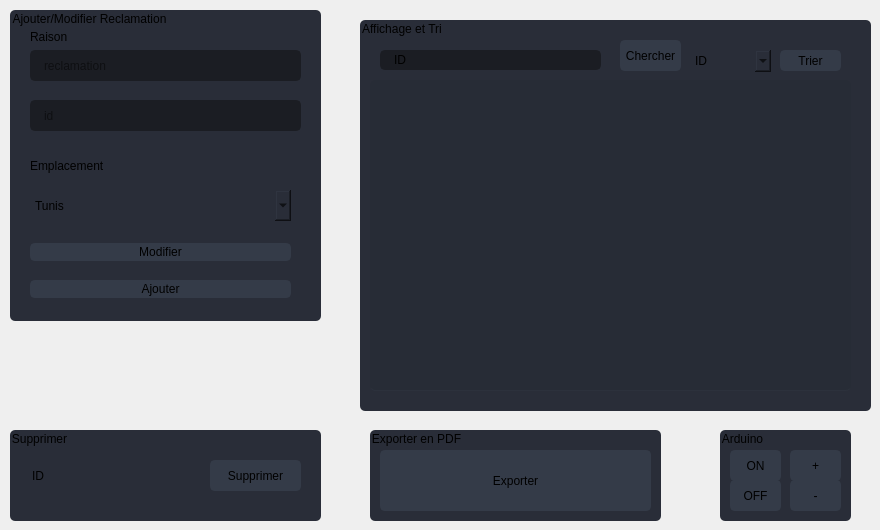
        <widget class="QWidget" name="page_3">
         <widget class="QGroupBox" name="groupBox_5">
          <property name="geometry">
           <rect>
            <x>720</x>
            <y>430</y>
            <width>131</width>
            <height>91</height>
           </rect>
          </property>
          <property name="styleSheet">
           <string notr="true">background-color: rgb(41, 45, 56);
border-radius: 5px;
</string>
          </property>
          <property name="title">
           <string>Arduino</string>
          </property>
          <widget class="QPushButton" name="ArduinoON">
           <property name="geometry">
            <rect>
             <x>10</x>
             <y>20</y>
             <width>51</width>
             <height>31</height>
            </rect>
           </property>
           <property name="styleSheet">
            <string notr="true">QPushButton {
	border: 2px solid rgb(52, 59, 72);
	border-radius: 5px;	
	background-color: rgb(52, 59, 72);
}
QPushButton:hover {
	background-color: rgb(57, 65, 80);
	border: 2px solid rgb(61, 70, 86);
}
QPushButton:pressed {	
	background-color: rgb(35, 40, 49);
	border: 2px solid rgb(43, 50, 61);
}</string>
           </property>
           <property name="text">
            <string>ON</string>
           </property>
          </widget>
          <widget class="QPushButton" name="ArduinoOFF">
           <property name="geometry">
            <rect>
             <x>10</x>
             <y>50</y>
             <width>51</width>
             <height>31</height>
            </rect>
           </property>
           <property name="styleSheet">
            <string notr="true">QPushButton {
	border: 2px solid rgb(52, 59, 72);
	border-radius: 5px;	
	background-color: rgb(52, 59, 72);
}
QPushButton:hover {
	background-color: rgb(57, 65, 80);
	border: 2px solid rgb(61, 70, 86);
}
QPushButton:pressed {	
	background-color: rgb(35, 40, 49);
	border: 2px solid rgb(43, 50, 61);
}</string>
           </property>
           <property name="text">
            <string>OFF</string>
           </property>
          </widget>
          <widget class="QPushButton" name="ArduinoPLUS">
           <property name="geometry">
            <rect>
             <x>70</x>
             <y>20</y>
             <width>51</width>
             <height>31</height>
            </rect>
           </property>
           <property name="styleSheet">
            <string notr="true">QPushButton {
	border: 2px solid rgb(52, 59, 72);
	border-radius: 5px;	
	background-color: rgb(52, 59, 72);
}
QPushButton:hover {
	background-color: rgb(57, 65, 80);
	border: 2px solid rgb(61, 70, 86);
}
QPushButton:pressed {	
	background-color: rgb(35, 40, 49);
	border: 2px solid rgb(43, 50, 61);
}</string>
           </property>
           <property name="text">
            <string>+</string>
           </property>
          </widget>
          <widget class="QPushButton" name="ArduinoMOIN">
           <property name="geometry">
            <rect>
             <x>70</x>
             <y>50</y>
             <width>51</width>
             <height>31</height>
            </rect>
           </property>
           <property name="styleSheet">
            <string notr="true">QPushButton {
	border: 2px solid rgb(52, 59, 72);
	border-radius: 5px;	
	background-color: rgb(52, 59, 72);
}
QPushButton:hover {
	background-color: rgb(57, 65, 80);
	border: 2px solid rgb(61, 70, 86);
}
QPushButton:pressed {	
	background-color: rgb(35, 40, 49);
	border: 2px solid rgb(43, 50, 61);
}</string>
           </property>
           <property name="text">
            <string>-</string>
           </property>
          </widget>
         </widget>
         <widget class="QGroupBox" name="groupBox_4">
          <property name="geometry">
           <rect>
            <x>370</x>
            <y>430</y>
            <width>291</width>
            <height>91</height>
           </rect>
          </property>
          <property name="styleSheet">
           <string notr="true">background-color: rgb(41, 45, 56);
border-radius: 5px;
</string>
          </property>
          <property name="title">
           <string>Exporter en PDF</string>
          </property>
          <widget class="QPushButton" name="export_reclam">
           <property name="geometry">
            <rect>
             <x>10</x>
             <y>20</y>
             <width>271</width>
             <height>61</height>
            </rect>
           </property>
           <property name="styleSheet">
            <string notr="true">QPushButton {
	border: 2px solid rgb(52, 59, 72);
	border-radius: 5px;	
	background-color: rgb(52, 59, 72);
}
QPushButton:hover {
	background-color: rgb(57, 65, 80);
	border: 2px solid rgb(61, 70, 86);
}
QPushButton:pressed {	
	background-color: rgb(35, 40, 49);
	border: 2px solid rgb(43, 50, 61);
}</string>
           </property>
           <property name="text">
            <string>Exporter</string>
           </property>
          </widget>
         </widget>
         <widget class="QGroupBox" name="groupBox">
          <property name="geometry">
           <rect>
            <x>10</x>
            <y>10</y>
            <width>311</width>
            <height>311</height>
           </rect>
          </property>
          <property name="styleSheet">
           <string notr="true">background-color: rgb(41, 45, 56);
border-radius: 5px;
</string>
          </property>
          <property name="title">
           <string>Ajouter/Modifier Reclamation</string>
          </property>
          <widget class="QLineEdit" name="le_reclamation">
           <property name="geometry">
            <rect>
             <x>20</x>
             <y>40</y>
             <width>271</width>
             <height>31</height>
            </rect>
           </property>
           <property name="styleSheet">
            <string notr="true">QLineEdit {
	background-color: rgb(27, 29, 35);
	border-radius: 5px;
	border: 2px solid rgb(27, 29, 35);
	padding-left: 10px;
}
QLineEdit:hover {
	border: 2px solid rgb(64, 71, 88);
}
QLineEdit:focus {
	border: 2px solid rgb(91, 101, 124);
}</string>
           </property>
           <property name="text">
            <string/>
           </property>
           <property name="placeholderText">
            <string>reclamation</string>
           </property>
          </widget>
          <widget class="QLineEdit" name="le_idreclam">
           <property name="geometry">
            <rect>
             <x>20</x>
             <y>90</y>
             <width>271</width>
             <height>31</height>
            </rect>
           </property>
           <property name="styleSheet">
            <string notr="true">QLineEdit {
	background-color: rgb(27, 29, 35);
	border-radius: 5px;
	border: 2px solid rgb(27, 29, 35);
	padding-left: 10px;
}
QLineEdit:hover {
	border: 2px solid rgb(64, 71, 88);
}
QLineEdit:focus {
	border: 2px solid rgb(91, 101, 124);
}</string>
           </property>
           <property name="text">
            <string/>
           </property>
           <property name="placeholderText">
            <string>id</string>
           </property>
          </widget>
          <widget class="QLabel" name="label_7">
           <property name="geometry">
            <rect>
             <x>20</x>
             <y>140</y>
             <width>91</width>
             <height>31</height>
            </rect>
           </property>
           <property name="text">
            <string>Emplacement</string>
           </property>
          </widget>
          <widget class="QComboBox" name="combo_emplacement_reclam">
           <property name="geometry">
            <rect>
             <x>20</x>
             <y>180</y>
             <width>261</width>
             <height>31</height>
            </rect>
           </property>
           <item>
            <property name="text">
             <string>Tunis</string>
            </property>
           </item>
           <item>
            <property name="text">
             <string>Bardo</string>
            </property>
           </item>
           <item>
            <property name="text">
             <string>Sidi Hassine</string>
            </property>
           </item>
           <item>
            <property name="text">
             <string>Goulette</string>
            </property>
           </item>
           <item>
            <property name="text">
             <string>Carthage</string>
            </property>
           </item>
           <item>
            <property name="text">
             <string>Sidi Bou Said</string>
            </property>
           </item>
           <item>
            <property name="text">
             <string>La Marsa</string>
            </property>
           </item>
           <item>
            <property name="text">
             <string>Sidi Hassine</string>
            </property>
           </item>
          </widget>
          <widget class="QLabel" name="label_8">
           <property name="geometry">
            <rect>
             <x>20</x>
             <y>20</y>
             <width>47</width>
             <height>13</height>
            </rect>
           </property>
           <property name="text">
            <string>Raison</string>
           </property>
          </widget>
          <widget class="QWidget" name="layoutWidget">
           <property name="geometry">
            <rect>
             <x>20</x>
             <y>220</y>
             <width>261</width>
             <height>81</height>
            </rect>
           </property>
           <layout class="QVBoxLayout" name="verticalLayout_6">
            <item>
             <widget class="QPushButton" name="modifier_reclam_pb">
              <property name="styleSheet">
               <string notr="true">QPushButton {
	border: 2px solid rgb(52, 59, 72);
	border-radius: 5px;	
	background-color: rgb(52, 59, 72);
}
QPushButton:hover {
	background-color: rgb(57, 65, 80);
	border: 2px solid rgb(61, 70, 86);
}
QPushButton:pressed {	
	background-color: rgb(35, 40, 49);
	border: 2px solid rgb(43, 50, 61);
}</string>
              </property>
              <property name="text">
               <string>Modifier</string>
              </property>
             </widget>
            </item>
            <item>
             <widget class="QPushButton" name="ajouter_reclam_pb">
              <property name="styleSheet">
               <string notr="true">QPushButton {
	border: 2px solid rgb(52, 59, 72);
	border-radius: 5px;	
	background-color: rgb(52, 59, 72);
}
QPushButton:hover {
	background-color: rgb(57, 65, 80);
	border: 2px solid rgb(61, 70, 86);
}
QPushButton:pressed {	
	background-color: rgb(35, 40, 49);
	border: 2px solid rgb(43, 50, 61);
}</string>
              </property>
              <property name="text">
               <string>Ajouter</string>
              </property>
             </widget>
            </item>
           </layout>
          </widget>
         </widget>
         <widget class="QGroupBox" name="groupBox_2">
          <property name="geometry">
           <rect>
            <x>10</x>
            <y>430</y>
            <width>311</width>
            <height>91</height>
           </rect>
          </property>
          <property name="styleSheet">
           <string notr="true">background-color: rgb(41, 45, 56);
border-radius: 5px;
</string>
          </property>
          <property name="title">
           <string>Supprimer</string>
          </property>
          <widget class="QLineEdit" name="le_supprimer_reclam">
           <property name="geometry">
            <rect>
             <x>20</x>
             <y>30</y>
             <width>171</width>
             <height>31</height>
            </rect>
           </property>
           <property name="text">
            <string>ID</string>
           </property>
          </widget>
          <widget class="QPushButton" name="supp_reclam_pb">
           <property name="geometry">
            <rect>
             <x>200</x>
             <y>30</y>
             <width>91</width>
             <height>31</height>
            </rect>
           </property>
           <property name="styleSheet">
            <string notr="true">QPushButton {
	border: 2px solid rgb(52, 59, 72);
	border-radius: 5px;	
	background-color: rgb(52, 59, 72);
}
QPushButton:hover {
	background-color: rgb(57, 65, 80);
	border: 2px solid rgb(61, 70, 86);
}
QPushButton:pressed {	
	background-color: rgb(35, 40, 49);
	border: 2px solid rgb(43, 50, 61);
}</string>
           </property>
           <property name="text">
            <string>Supprimer</string>
           </property>
          </widget>
         </widget>
         <widget class="QGroupBox" name="groupBox_3">
          <property name="geometry">
           <rect>
            <x>360</x>
            <y>20</y>
            <width>511</width>
            <height>391</height>
           </rect>
          </property>
          <property name="styleSheet">
           <string notr="true">background-color: rgb(41, 45, 56);
border-radius: 5px;
</string>
          </property>
          <property name="title">
           <string>Affichage et Tri</string>
          </property>
          <widget class="QTableView" name="tab_reclam">
           <property name="geometry">
            <rect>
             <x>10</x>
             <y>60</y>
             <width>481</width>
             <height>311</height>
            </rect>
           </property>
           <property name="styleSheet">
            <string notr="true">QTableView {	
	color:white;
	background-color: rgb(39, 44, 54);
	padding: 10px;
	border-radius: 5px;
	gridline-color: rgb(44, 49, 60);
	border-bottom: 1px solid rgb(44, 49, 60);
}
QTableView::item{
	border-color: rgb(44, 49, 60);
	padding-left: 5px;
	padding-right: 5px;
	gridline-color: rgb(44, 49, 60);
}
QTableView::item:selected{
	background-color: rgb(85, 170, 255);
}
QScrollBar:horizontal {
    border: none;
    background: rgb(52, 59, 72);
    height: 14px;
    margin: 0px 21px 0 21px;
	border-radius: 0px;
}
 QScrollBar:vertical {
	border: none;
    background: rgb(52, 59, 72);
    width: 14px;
    margin: 21px 0 21px 0;
	border-radius: 0px;
 }
/*QHeaderView::section{
	Background-color: rgb(39, 44, 54);
	max-width: 30px;
	border: 1px solid rgb(44, 49, 60);
	border-style: none;
    border-bottom: 1px solid rgb(44, 49, 60);
    border-right: 1px solid rgb(44, 49, 60);
}*/
QTableView::horizontalHeader {	
	background-color: rgb(81, 255, 0);
}
/*QHeaderView::section:horizontal
{
    border: 1px solid rgb(32, 34, 42);
	background-color: rgb(27, 29, 35);
	padding: 3px;
	border-top-left-radius: 7px;
    border-top-right-radius: 7px;
}
QHeaderView::section:vertical
{
    border: 1px solid rgb(44, 49, 60);
}*/
QTableCornerButton::section
{
	background-color: rgb(39, 44, 54);
    color: #fff;

}


QHeaderView::section
{
	border-top: 0px;
	border-bottom: 1px solid gray;
	border-right: 1px solid gray;
	background-color: rgb(39, 44, 54);
    margin-top:1px;
	margin-bottom:1px;
	padding: 5px;

}
QHeaderView::section::horizontal
{
	background-color:rgb(52, 59, 72);

    border-left: 1px solid rgb(39, 44, 54);

}
QHeaderView::section::vertical::first,
QHeaderView::section::vertical::only-one
{
    border-top: 1px solid rgb(39, 44, 54);

}


QHeaderView::section::vertical
{
   background-color:rgb(52, 59, 72);
    border-top: 1px solid rgb(39, 44, 54);

}


QHeaderView::section::horizontal::first,
QHeaderView::section::horizontal::only-one
{
    border-left: 1px solid rgb(39, 44, 54);

}


QHeaderView::section::horizontal
{
	background-color:rgb(52, 59, 72);

    border-left: 1px solid rgb(39, 44, 54);

}

</string>
           </property>
          </widget>
          <widget class="QPushButton" name="chercher_reclam_pb">
           <property name="geometry">
            <rect>
             <x>260</x>
             <y>20</y>
             <width>61</width>
             <height>31</height>
            </rect>
           </property>
           <property name="styleSheet">
            <string notr="true">QPushButton {
	border: 2px solid rgb(52, 59, 72);
	border-radius: 5px;	
	background-color: rgb(52, 59, 72);
}
QPushButton:hover {
	background-color: rgb(57, 65, 80);
	border: 2px solid rgb(61, 70, 86);
}
QPushButton:pressed {	
	background-color: rgb(35, 40, 49);
	border: 2px solid rgb(43, 50, 61);
}</string>
           </property>
           <property name="text">
            <string>Chercher</string>
           </property>
          </widget>
          <widget class="QLineEdit" name="search_reclam_pb">
           <property name="geometry">
            <rect>
             <x>20</x>
             <y>30</y>
             <width>221</width>
             <height>20</height>
            </rect>
           </property>
           <property name="styleSheet">
            <string notr="true">QLineEdit {
	background-color: rgb(27, 29, 35);
	border-radius: 5px;
	border: 2px solid rgb(27, 29, 35);
	padding-left: 10px;
}
QLineEdit:hover {
	border: 2px solid rgb(64, 71, 88);
}
QLineEdit:focus {
	border: 2px solid rgb(91, 101, 124);
}</string>
           </property>
           <property name="text">
            <string>ID</string>
           </property>
          </widget>
          <widget class="QComboBox" name="combo_reclam_tri">
           <property name="geometry">
            <rect>
             <x>330</x>
             <y>30</y>
             <width>81</width>
             <height>22</height>
            </rect>
           </property>
           <property name="styleSheet">
            <string notr="true">QLineEdit {
	background-color: rgb(27, 29, 35);
	border-radius: 5px;
	border: 2px solid rgb(27, 29, 35);
	padding-left: 10px;
}
QLineEdit:hover {
	border: 2px solid rgb(64, 71, 88);
}
QLineEdit:focus {
	border: 2px solid rgb(91, 101, 124);
}</string>
           </property>
           <item>
            <property name="text">
             <string>ID</string>
            </property>
           </item>
           <item>
            <property name="text">
             <string>Emplacement</string>
            </property>
           </item>
          </widget>
          <widget class="QPushButton" name="tri_pb_reclam">
           <property name="geometry">
            <rect>
             <x>420</x>
             <y>30</y>
             <width>61</width>
             <height>21</height>
            </rect>
           </property>
           <property name="styleSheet">
            <string notr="true">QPushButton {
	border: 2px solid rgb(52, 59, 72);
	border-radius: 5px;	
	background-color: rgb(52, 59, 72);
}
QPushButton:hover {
	background-color: rgb(57, 65, 80);
	border: 2px solid rgb(61, 70, 86);
}
QPushButton:pressed {	
	background-color: rgb(35, 40, 49);
	border: 2px solid rgb(43, 50, 61);
}</string>
           </property>
           <property name="text">
            <string>Trier</string>
           </property>
          </widget>
         </widget>
        </widget>
